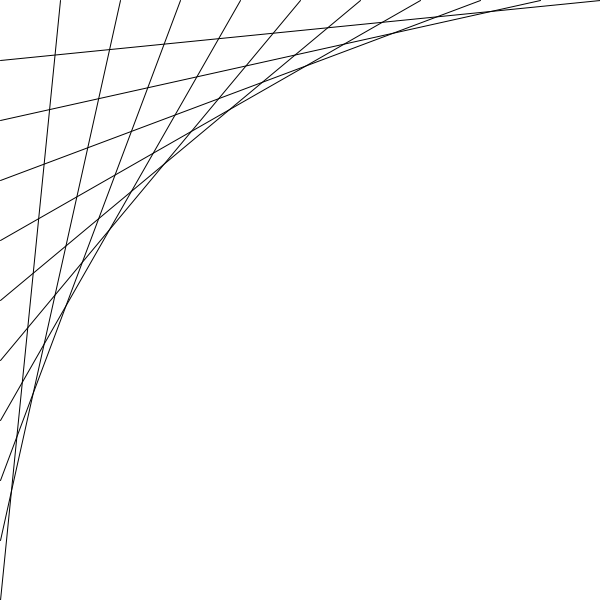
Frame 1 (no input)
Frame 60 (the mouse pressed at the canvas centre just before this capture): identical to frame 1, image omitted
Frame 120 (the mouse held since frame 60 and released just before this capture): identical to frame 1, image omitted

The Processing sketch that drew this single still picture (run headless with seeded random() and noise(); from frame 60 on, the mouse is pressed at the canvas centre):

// Processing sketch: processing_124639
// ── processing_124639.pde

void setup(){
  size(600,600);
}

void draw(){
  background(255);
  
  int xIntensity = 10;
  int yIntensity = 10;
  
  int xStep = int( width / xIntensity ); 
  int yStep = int( height / yIntensity ); 
  
  for( int j = yStep, i = width; i > 0; i -= xStep ){    
      line(0,j,i,0);
      j+=yStep;  
      if(j>height) break;
  }  
}
